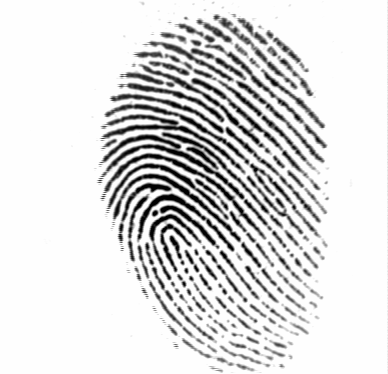
#> input picture Fingerprint enhancement and feature extraction/database/DB1_B/101_1.tif, 388 x 374 px; its folder holds 3 pictures in this run
$ jupyter execute fingerprint_enhancement_application.ipynb   (shell and % lines are left out)
#> lines starting #> are read from the running program, lines starting #| are printed output that depends on the picture; after the words box and inside, x2 and y2 are one past the last pixel; in counts of white or black regions, pixels touching at a corner belong together
# Fingerprint Image Enhancement And It‟s Feature Extraction For Recognition
https://www.researchgate.net/publication/281228015_Fingerprint_Image_Enhancement_And_Its_Feature_Extraction_For_Recognition/link/55dfdb8f08ae2fac471909f0/download

## STEPS


### (1) Image Acquisition
The FVC2002 fingerprint dataset is a Fingerprint Verification Competition dataset which was organized back in the year 2000 and then again in the year 2002. This dataset consists of four different sensor fingerprints namely Low-cost Optical Sensor, Low-cost Capacitive Sensor, Optical Sensor and Synthetic Generator, each sensor having varying image sizes. The dataset has 3200 images in set A, 800 images per sensor.

[cell 1]
import os
os.environ["CUDA_DEVICE_ORDER"]="PCI_BUS_ID"
os.environ["CUDA_VISIBLE_DEVICES"]="1" #model will be trained on GPU 1

[cell 2]
import cv2
import matplotlib.pyplot as plt
from skimage.filters import threshold_otsu
import numpy as np
from glob import glob
import math

[cell 3]
data = glob('../database/DB1_B*/*')

[cell 4]
len(data)

[cell 5]
images = []
def read_images(data):
    for i in range(len(data)):
        img = cv2.imread(data[i])
#> img is the input picture: shape (374, 388, 3); min 1, max 254, mean 220.7
        img = cv2.cvtColor(img,cv2.COLOR_BGR2RGB)
        img = cv2.resize(img,(224,224))
#> img: shape (224, 224, 3)
#> pass 3 of the loop in read_images, `for i in range(len(data)):`:
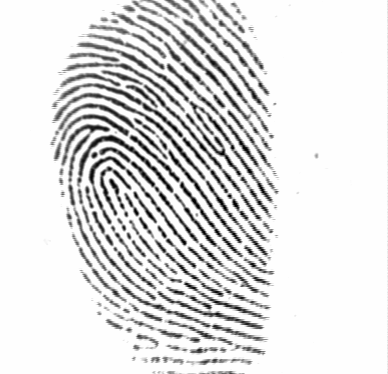
#> input picture Fingerprint enhancement and feature extraction/database/DB1_B/101_3.tif, 388 x 374 px
#> in read_images, img is the input picture: shape (374, 388, 3); min 1, max 254, mean 223.6
#> in read_images, `img = cv2.resize(img,(224,224))`:
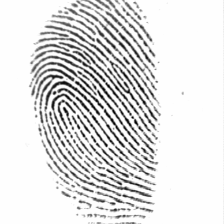
#> img: shape (224, 224, 3); min 1, max 254, mean 223.6
        images.append(img)
    return images

[cell 6]
images = read_images(data)
#> images = 3 items

## original images

[cell 7]
fig = plt.figure(figsize=(10, 10))

fig.add_subplot(1,3, 1)
plt.imshow(images[0])
plt.axis('off')
plt.title("First")
fig.add_subplot(1,3, 2)
plt.imshow(images[1])
plt.axis('off')
plt.title("Second")
fig.add_subplot(1,3,3)
plt.imshow(images[2])
plt.axis('off')
plt.title("Third")

## (2) Image enhancement

### Method 1

[cell 8]
def dft(img,k):
#> called with k = 0.03
    img = cv2.cvtColor(img,cv2.COLOR_RGB2GRAY)
#> img: shape (224, 224)
    f = np.fft.fft2(img)
    fshift = f*pow(np.abs(f),k)
    img_back = np.fft.ifft2(fshift)
    img_back = np.real(img_back)
    img_back = img_back.astype(np.uint8)
    return img_back

[cell 9]
dft1 = dft(images[0],0.03)
dft2 = dft(images[1],0.03)
dft3 = dft(images[2],0.03)
#> call 3 of dft, with k = 0.03
#> in dft (call 3), `img_back = img_back.astype(np.uint8)`:
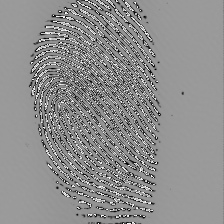
#> img_back: shape (224, 224); min 0, max 255, mean 141.8

[cell 10]
fig = plt.figure(figsize=(10, 10))
fig.add_subplot(1,3, 1)
plt.imshow(dft1,cmap='gray')
plt.axis('off')
plt.title("First")
fig.add_subplot(1,3, 2)
plt.imshow(dft2,cmap='gray')
plt.axis('off')
plt.title("Second")
fig.add_subplot(1,3,3)
plt.imshow(dft3,cmap='gray')
plt.axis('off')
plt.title("Third")

[cell 11]
def histEqualization(img):
    im = img.copy()
    size = im.shape[0]*im.shape[1]
#> size = 50176
    cdf = np.zeros(256)
    for i in range(0,256):
        cdf[i]=np.round((np.count_nonzero(im<=i)/size)*255)
#> after the loop, cdf = 256 values from 0 to 255

    im = cdf[im]
    im = im.astype(np.uint8)
    return im

[cell 12]
hist_img1 = histEqualization(dft1)
hist_img2 = histEqualization(dft2)
hist_img3 = histEqualization(dft3)
#> in histEqualization (call 3), `im = cdf[im]`:
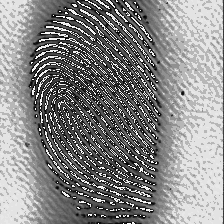
#> im: shape (224, 224) float64; min 0, max 255, mean 136

[cell 13]
fig = plt.figure(figsize=(10, 10))
fig.add_subplot(1,3, 1)
plt.imshow(hist_img1,cmap='gray')
plt.axis('off')
plt.title("First")
fig.add_subplot(1,3, 2)
plt.imshow(hist_img2,cmap='gray')
plt.axis('off')
plt.title("Second")
fig.add_subplot(1,3,3)
plt.imshow(hist_img3,cmap='gray')
plt.axis('off')
plt.title("Third")

### Method 2

[cell 14]
# Loads an RGB image from given path
def loadImage(path):
    return cv2.cvtColor(cv2.imread(path), cv2.COLOR_BGR2RGB) / 255

# Converts RGB image to grayscale
def getGrayscale(im):
    return cv2.cvtColor(im, cv2.COLOR_RGB2GRAY)

# Extracts YUV components from an RGB image
def RGB2YUV(im):
    convMat = np.array([
        [ 0.299,  0.587,  0.114],
        [-0.147, -0.289,  0.436],
        [ 0.615, -0.515, -0.100],
    ])
    compExtr = np.array([
        im[:, :, 0],
        im[:, :, 1],
        im[:, :, 2],
    ])

    p, n, m = compExtr.shape
    ret = np.zeros((p, n, m))
    for i in range(p):
        for k in range(p):
            ret[i] += np.multiply(convMat[i][k], compExtr[k])

    return ret[0], ret[1], ret[2]

# Applies guided filter onto 'im' with window-size 'Ws' and smoothing parameter 'e'
def guidedFilter(im, guide, Ws, e):
    imMean = cv2.blur(im, (Ws, Ws))
    guideMean = cv2.blur(guide, (Ws, Ws))
    imVar = cv2.blur(guide ** 2, (Ws, Ws)) - (guideMean ** 2)

    a = cv2.blur(im * guide, (Ws, Ws)) - imMean * guideMean
    a = a / (imVar + e)
    b = imMean - a * guideMean

    aMean = cv2.blur(a, (Ws, Ws))
    bMean = cv2.blur(b, (Ws, Ws))

    return (aMean * guide + bMean)

# Finds the window size as specified in the paper
def findWindowSize(im):
    m = np.min(im.shape) // 4
    return m + (1 & ~m)

# Mean filter for testing
def meanFilter(im):
    return cv2.blur(Y,(findWindowSize(Y)//10,findWindowSize(Y)//10))

# Gaussian filter for testing
def gaussianFilter(im):
    return cv2.GaussianBlur(im, (findWindowSize(Y)//5,findWindowSize(Y)//5), 0)

# Performs local gamma transform given filtered g
def localGammaTransform(im, g):
    return (im) ** ((g + 2) ** (2 * g - 1))

# Stretch range from [A, B] to [A, 1]
def linearStretching(im):
    lMax = np.max(im)
    lMin = np.min(im)
    return ((1 - lMin) * im + (lMax - 1) * lMin) / (lMax - lMin)

# Converts YUV to RGB
def YUV2RGB(im):
    convMat = np.array([
        [ 1.000,  0.000,  1.140],
        [ 1.000, -0.395, -0.581],
        [ 1.000,  2.032,  0.001],
    ])

    p, n, m = im.shape
    ret = np.zeros((p, n, m))
    for i in range(p):
        for k in range(p):
            ret[i] += np.multiply(convMat[i][k], im[k])

    return ret[0], ret[1], ret[2]

# Applies color compensation to ensure consistent saturation of output image
def colorCompensation(im, Y, newY, e):
    return np.where(Y == 0.0, im, e * (((newY / Y) * (im + Y)) + im - Y))

# Clip values of image to be between 0 and 1
def inRange(im):
    return np.minimum(1, np.maximum(im, 0))

[cell 15]
def skeletonize(img):
    size = np.size(img)
    skel = np.zeros(img.shape, np.uint8)

    element = cv2.getStructuringElement(cv2.MORPH_CROSS, (3,3))


    while True:
        open = cv2.morphologyEx(img, cv2.MORPH_OPEN, element)
        temp = cv2.subtract(img, open)

        eroded = cv2.erode(img, element)
        skel = cv2.bitwise_or(skel,temp)
        img = eroded.copy()

        if cv2.countNonZero(img)==0:
            break
    return skel

[cell 16]
for i in range(0,3):
    imYUV = RGB2YUV(images[i]/255)
    Y, U, V = imYUV
    fig = plt.figure(figsize=(10, 10))
    fig.add_subplot(1,4, 1)
    plt.imshow(images[i],cmap='gray')
    plt.axis('off')
    plt.title("IMAGE"+str(i))
    fig.add_subplot(1,4, 2)
    plt.imshow(Y,cmap='gray')
    plt.axis('off')
    plt.title("Y")
    fig.add_subplot(1,4, 3)
    plt.imshow(U,cmap='gray')
    plt.axis('off')
    plt.title("U")
    fig.add_subplot(1,4,4)
    plt.imshow(V,cmap='gray')
    plt.axis('off')
    plt.title("V")
#> this loop made 3 passes
#> pass 1, `Y, U, V = imYUV`:
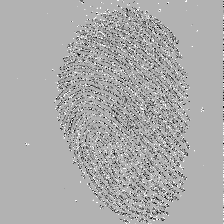
#> V: shape (224, 224) float64; min -9.71e-17, max 4.16e-17, mean -3.86e-18; drawn with min black and max white

[cell 17]
output_images = []
final_images = []
for j in range(0,3):
    imYUV = RGB2YUV(images[j]/255)
    Y, U, V = imYUV
    g = Y.copy()
    for i in range(1):
        g = guidedFilter(Y, g, findWindowSize(Y), np.std(g))
    gF = g
    fig = plt.figure(figsize=(20, 10))
    fig.add_subplot(1,7, 1)
    plt.imshow(images[j],cmap='gray')
    plt.axis('off')
    plt.title("IMAGE"+str(j))
    fig.add_subplot(1,7, 2)
    plt.imshow(Y,cmap='gray')
    plt.axis('off')
    plt.title("Guided filter Y")
    gY = localGammaTransform(Y, gF)
    fig.add_subplot(1,7, 3)
    plt.imshow(gY, cmap = "gray")
    plt.axis('off')
    plt.title("Gamma transform Y")
    fig.add_subplot(1,7, 4)
    lY = linearStretching(gY)
    plt.imshow(lY, cmap = "gray")
    plt.axis('off')
    plt.title("Linearly stretched Y")
    fig.add_subplot(1,7, 5)
    RGB = YUV2RGB(np.array([lY, U, V]))
    op_img = inRange(cv2.merge(RGB))
    output_images.append(op_img)
    plt.imshow(lY, cmap = "gray")
    plt.axis('off')
    plt.title("Output image")
    im2 = inRange(cv2.merge(RGB))
    (row, col) = im2.shape[0:2]
    im_m2 = np.zeros((row, col))
    for i in range(row):
        for j in range(col):
            im_m2[i, j] = sum(im2[i, j]) * 0.33
    im_m2 = np.where(im_m2>0.6,1,0)
    fig.add_subplot(1,7, 6)
    plt.imshow(im_m2,cmap='gray')
    plt.axis('off')
    plt.title("Output(binarised)")

    fig.add_subplot(1,7,7)
    im_s = skeletonize(im_m2.astype(np.uint8))
    plt.imshow(1-im_s,cmap='gray')
    plt.axis('off')
    plt.title("thinned images")
    final_images.append(im_s)
#> this loop made 3 passes
#> (lMax in linearStretching, lMin in linearStretching) on passes 1 to 3: (0.994, 0.00111), (0.993, 0.00134), (0.993, 0.00188)
#> pass 1, in guidedFilter, `imMean = cv2.blur(im, (Ws, Ws))`:
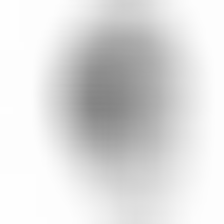
#> imMean: shape (224, 224) float64; min 0.515, max 0.996, mean 0.865
#> pass 1, in guidedFilter, `a = a / (imVar + e)`:
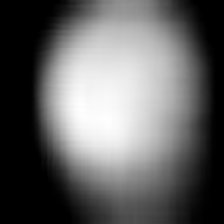
#> a: shape (224, 224) float64; min -1.26e-14, max 0.351, mean 0.137; drawn with min black and max white
#> pass 1, in guidedFilter, `b = imMean - a * guideMean`:
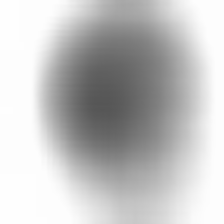
#> b: shape (224, 224) float64; min 0.338, max 0.996, mean 0.763
#> after the loop:
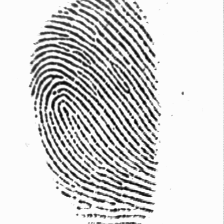
#> gY: shape (224, 224) float64; min 0.00188, max 0.993, mean 0.835
#> after the loop:
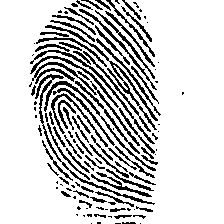
#> im_m2: shape (224, 224) int64; values 0 (black) and 1 (white), 80.8% white; black in thin lines or dots, all inside (x1, y1, x2, y2) = (29, 0, 184, 224)
#> after the loop, final_images = 3 items; output_images = 3 items
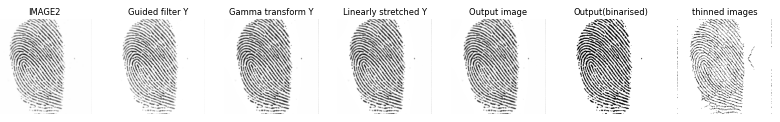
#> figure drawn by matplotlib, 7 panels

### (3) Binarization

### Method 1

[cell 18]
fig = plt.figure(figsize=(10, 10))
fig.add_subplot(1,3, 1)
img_b1 = np.where(hist_img1>120,1,0)
#> img_b1: shape (224, 224) int64; values 0 (black) and 1 (white), 53.2% white; 44 black regions (40 under 20 px), largest, box (x1, y1, x2, y2) and area: (43, 0, 197, 224) 23103, (223, 0, 224, 224) 224, (169, 0, 181, 11) 29, (74, 1, 80, 7) 21
plt.imshow(img_b1,cmap='gray')
plt.axis('off')
plt.title("First")
fig.add_subplot(1,3, 2)
img_b2 = np.where(hist_img2>120,1,0)
#> img_b2: shape (224, 224) int64; values 0 (black) and 1 (white), 61.6% white; 92 black regions (85 under 20 px), largest, box (x1, y1, x2, y2) and area: (22, 0, 177, 189) 16772, (41, 189, 161, 224) 1663, (223, 0, 224, 224) 224
plt.imshow(img_b2,cmap='gray')
plt.axis('off')
plt.title("Second")
fig.add_subplot(1,3,3)
img_b3 = np.where(hist_img3>120,1,0)
#> img_b3: shape (224, 224) int64; values 0 (black) and 1 (white), 55.2% white; 36 black regions (34 under 20 px), largest, box (x1, y1, x2, y2) and area: (24, 0, 170, 224) 22146, (223, 0, 224, 224) 224
plt.imshow(img_b3,cmap='gray')
plt.axis('off')
plt.title("Third")

### Method 2

### (4) Thinning

[cell 19]
img3_1 = skeletonize(img_b1.astype(np.uint8))
#> the loop in skeletonize (call 4), `while True:` made 81 passes
#> pass 1, in skeletonize (call 4), `temp = cv2.subtract(img, open)`:
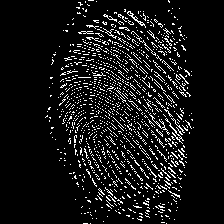
#> temp: shape (224, 224); values 0 (black) and 1 (white), 8.6% white in thin lines or dots, all inside (x1, y1, x2, y2) = (45, 0, 194, 224)

img3_2 = skeletonize(img_b2.astype(np.uint8))

img3_3 = skeletonize(img_b3.astype(np.uint8))

[cell 20]
fig = plt.figure(figsize=(10, 10))
fig.add_subplot(1,3, 1)

plt.imshow(1-img3_1,cmap='gray')
plt.axis('off')
plt.title("First")
fig.add_subplot(1,3, 2)

plt.imshow(1-img3_2,cmap='gray')
plt.axis('off')
plt.title("Second")
fig.add_subplot(1,3,3)

plt.imshow(1-img3_3,cmap='gray')
plt.axis('off')
plt.title("Third")

### (5) Feature Extraction

[cell 21]
def feature_extraction(img):
    total_feature_points = 0
    im = img.copy()
    for r in range(1,img.shape[0]-1):
      for c in range(1,img.shape[1]-1):
            sum = np.sum(img[r-1:r+2,c-1:c+2])-1
            if sum ==5 or sum == 7 or sum == 4:
                im[r][c]= 0
                total_feature_points +=1
            else:
                im[r][c]=255
#> after the loop, total_feature_points = 932
    return im

[cell 22]
features1 = feature_extraction(img3_1)
features2 = feature_extraction(img3_2)
features3 = feature_extraction(img3_3)

## Features using image enhancement - dft,histogram equaliation

[cell 23]
fig = plt.figure(figsize=(10, 10))
fig.add_subplot(1,3, 1)

plt.imshow(features1,cmap='gray')
plt.axis('off')
plt.title("feature 1")
fig.add_subplot(1,3, 2)

plt.imshow(features2,cmap='gray')
plt.axis('off')
plt.title("feature 2")
fig.add_subplot(1,3,3)
plt.imshow(features3,cmap='gray')
plt.axis('off')
plt.title("feature 3")

## Features using weak light image enhancement

[cell 24]
features1 = feature_extraction(final_images[0])
features2 = feature_extraction(final_images[1])
features3 = feature_extraction(final_images[2])
